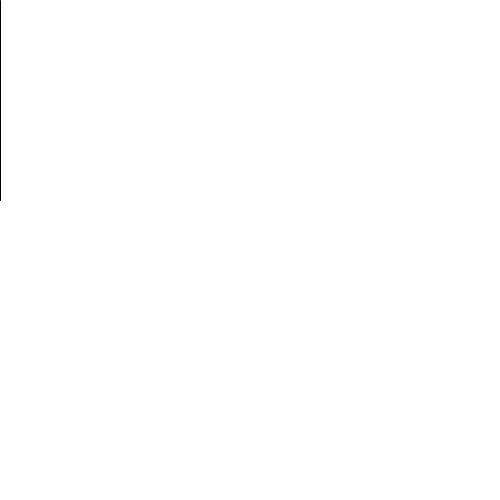
Frame 1 (no input)
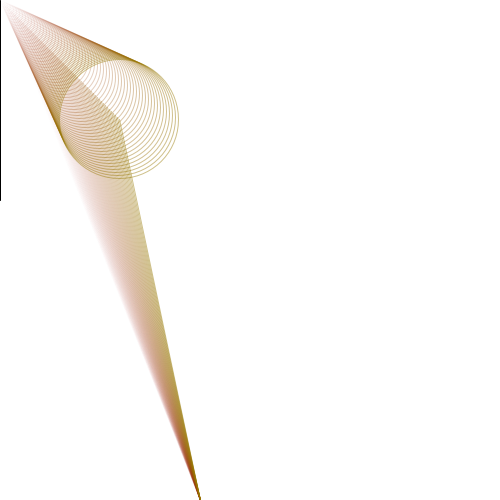
Frame 60 (the mouse pressed at the canvas centre just before this capture)
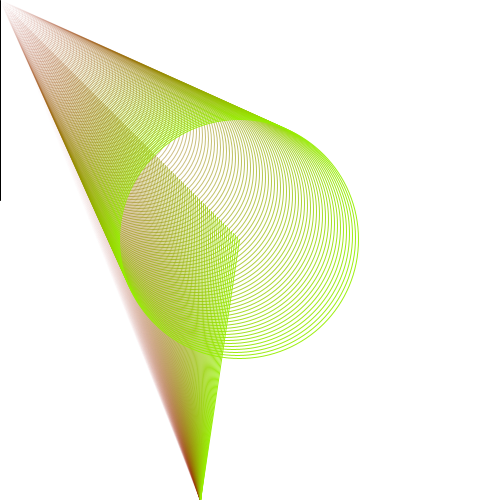
Frame 120 (the mouse held since frame 60 and released just before this capture)

The Processing sketch that drew these frames (run headless with seeded random() and noise(); from frame 60 on, the mouse is pressed at the canvas centre):

// Processing sketch: processing_168581
// ── processing_168581.pde

float a = 0;
int b = 0;

void setup() {
  size(500, 500);
  background(255);
}

void draw(){
  
  noFill();
  ellipse(a,a,b,b);
  line(b,b,a,200);
  stroke (150,a,0,b);
  
  a++;
  b++;
  
  ellipse(b,b,a,a);
  line(b,a,200,500);
  stroke(a,100,b,0);
 
  a++;
  b++;
}
